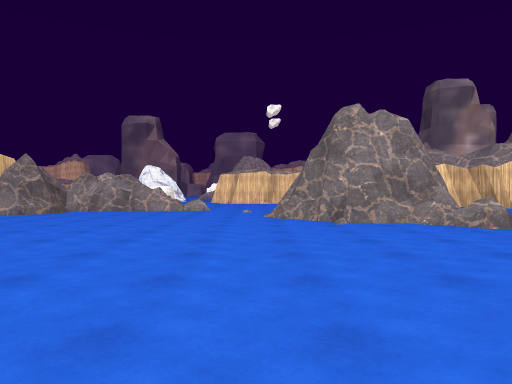
View 1 (above)

24 first-person views from a walk through a scene from a Unity 3-D project. The camera is 1.2 m above the floor, looks level and sees 70° across. The floor is counted in squares, 2 m on a side. Each view is taken from the middle of a square. On the plan, view 1 faces up. The plan holds only what a view shows up to about 10 squares ahead; the rest is blank. The place goes on beyond the plan. The player character is not drawn. Some surface patterns are stand-ins.

View 2
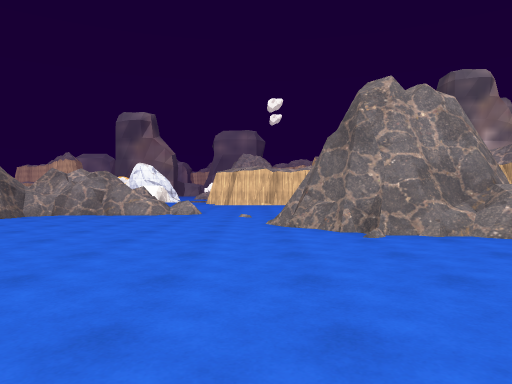

View 3
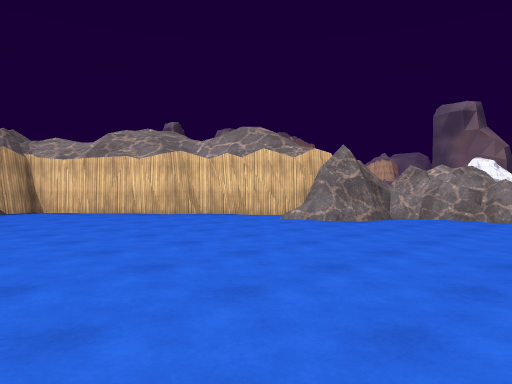

View 4
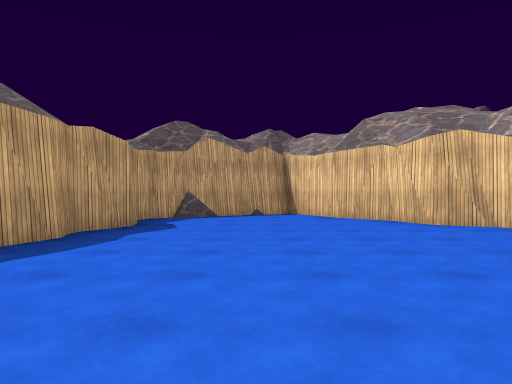

View 5
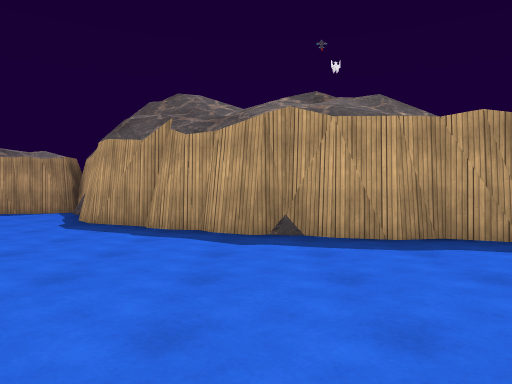

View 6
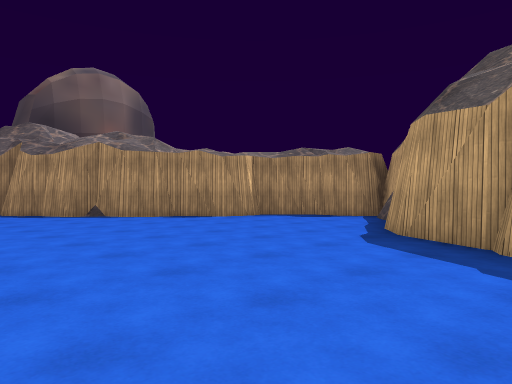

View 7
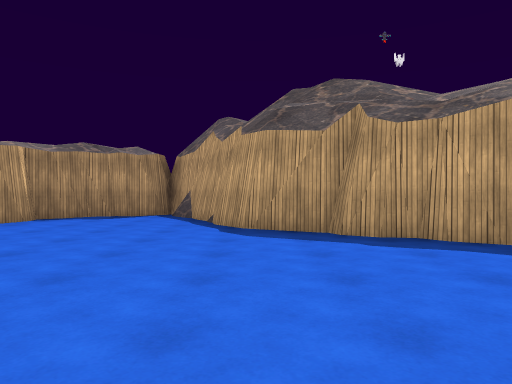

View 8
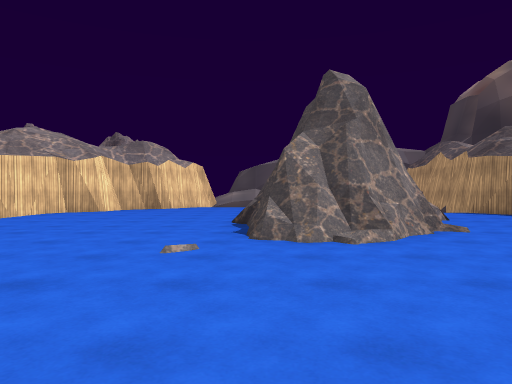

View 9
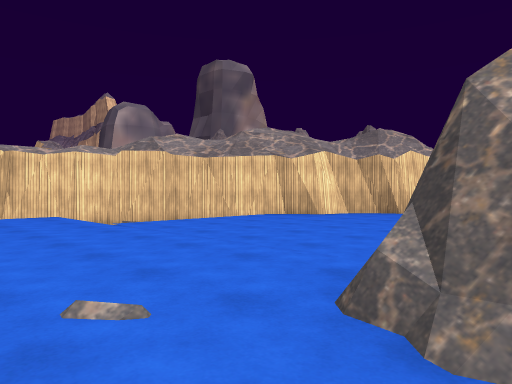

View 10
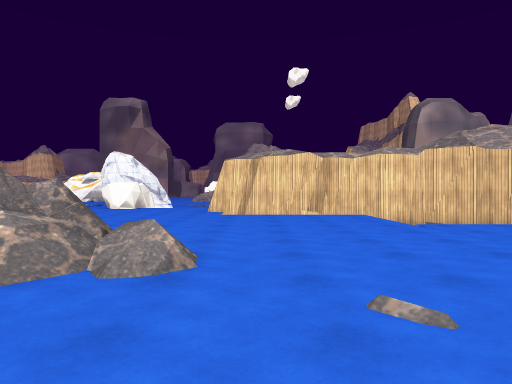

View 11
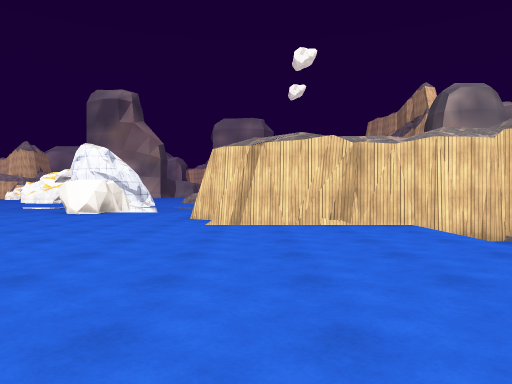

View 12
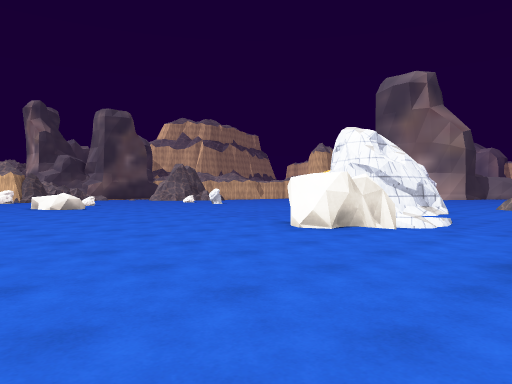

View 13
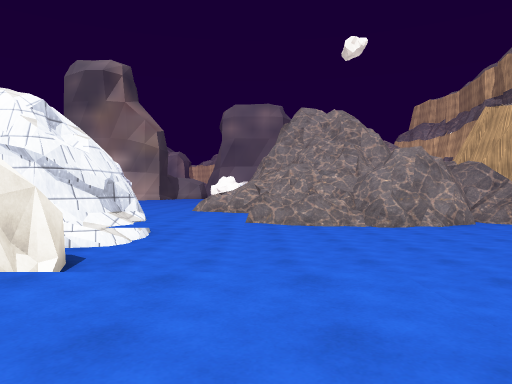

View 14
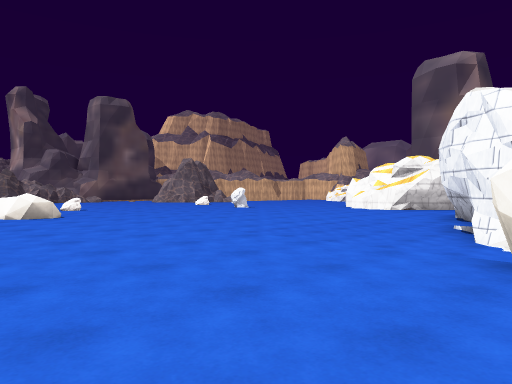

View 15
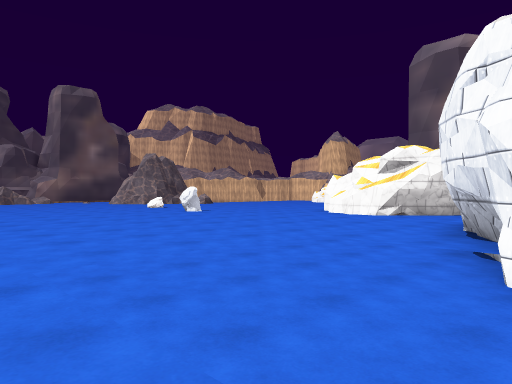

View 16
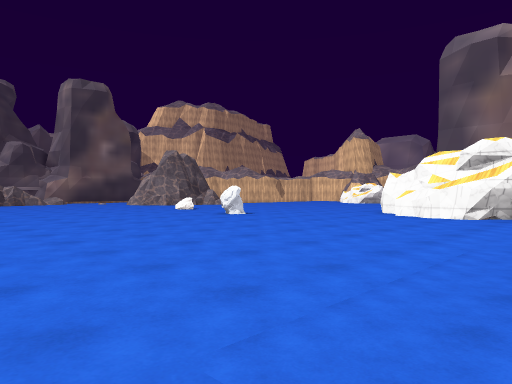

View 17
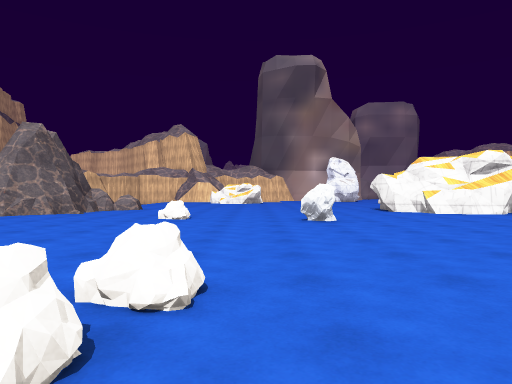

View 18
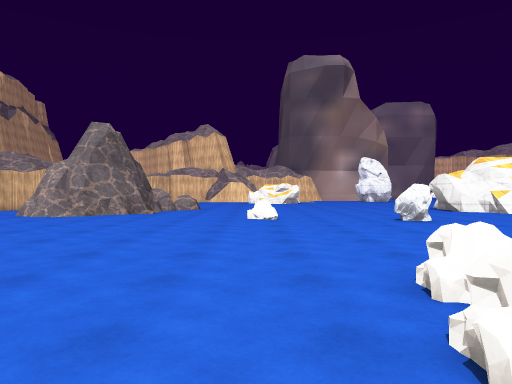

View 19
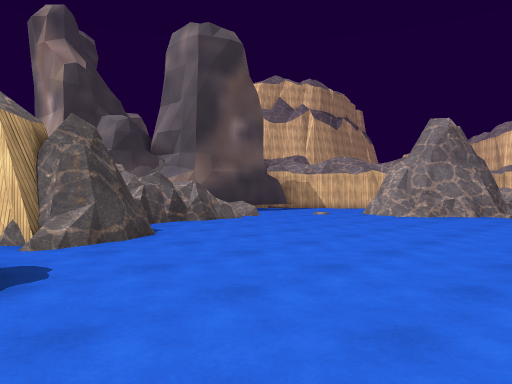

View 20
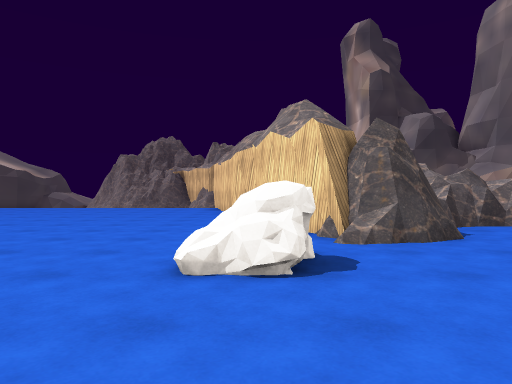

View 21
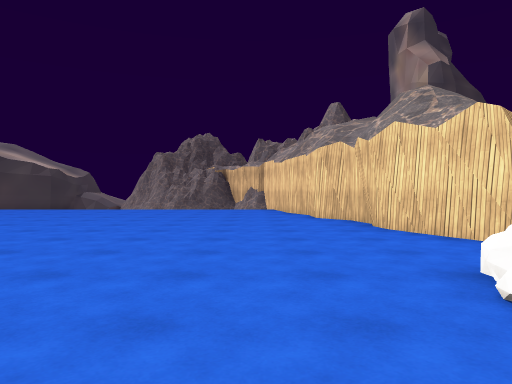

View 22
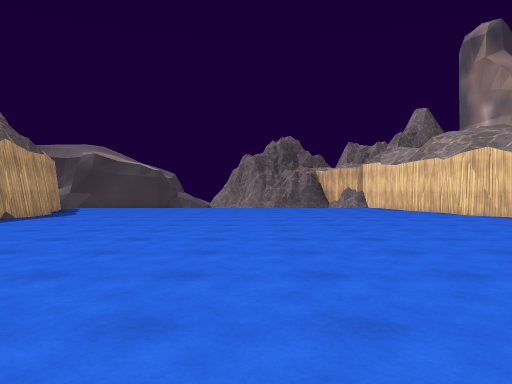

View 23
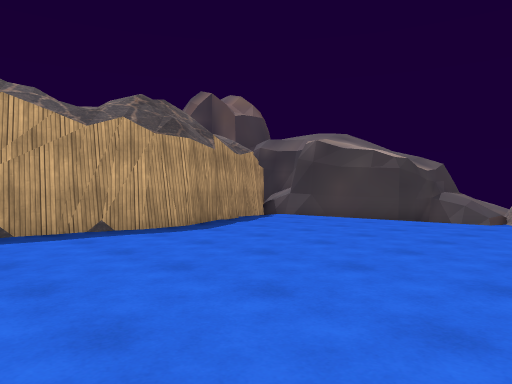

View 24
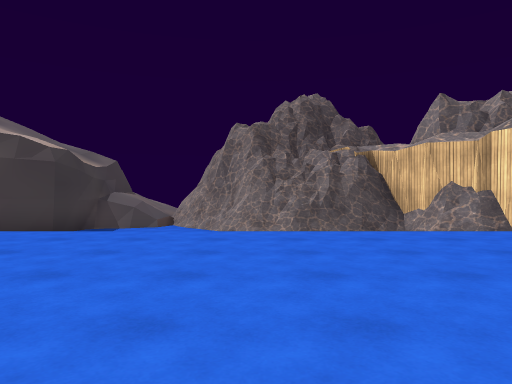

### Floor plan
Key: @ floor where view 1 was taken; # wall or solid block; . main floor; - floor 0.5 m lower than the main floor; / step, stairs or slope; = window, fence, low wall or low ledge; O other object.
Columns run from 39 left of view 1 to 7 right of it. Each row starts with its distance up from view 1.
 31              ####.. ......###.
 30              ///..............   .../#####-#
 29             ..........O.......## .../--##--
 28            ....................###../------
 27            =...................###../-----
 26            #.................///##///----
 25            #................./-----------
 24            ##................/---OO-----
 23             ##......O......../---O/----
 22            ###......O............O.../-
 21       ######...O.... . OO............
 20       #...........       ............###
 19   ##/.............       ............/-#####
 18   #/-............            ............/-##
 17   #--............                 ......./--##
 16   #--.............                 ......////##
 15  ##--..............                 ...../....#
 14 ##- -.............                 #=..../.....
 13 #-- -............                  #./.../.....
 12 ##- -..........                  ####/.../....
 11 ### -.........                ####......./....
 10   #  .......                ###.##......###
  9      ...####                #...........# #
  8      ####                 ###...........####
  7                          ##..............###
  6                          #.................=
  5                          #....................
  4                          ##...................
  3                           #.................##
  2                           #######..........##
  1                                 ##........##
  0                                  ###...@.##
 -1                                    #....##
 -2                                    ##...#
 -3                                     #####

Positions as (right, up) in squares from view 1, and headings:
1: (0, 0), facing up
2: (0, 2), facing up
3: (-2, 3), facing up-left
4: (-4, 5), facing left
5: (-7, 7), facing down
6: (-6, 5), facing down-right
7: (-4, 6), facing down
8: (-4, 10), facing right
9: (-1, 9), facing up-right
10: (-1, 9), facing up
11: (-1, 12), facing up
12: (-2, 17), facing up-left
13: (-3, 20), facing up
14: (-6, 19), facing up-left
15: (-7, 22), facing up-left
16: (-9, 22), facing up-left
17: (-18, 21), facing up
18: (-20, 21), facing up
19: (-21, 21), facing up-left
20: (-21, 21), facing left
21: (-22, 19), facing left
22: (-21, 15), facing left
23: (-27, 15), facing down-left
24: (-29, 15), facing left
